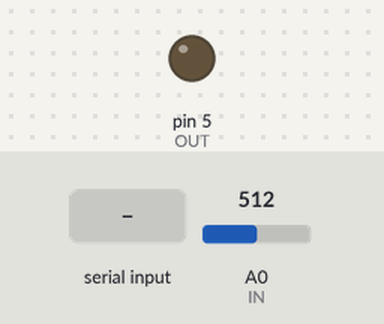
Recording of a sketch running on a simulated Arduino Uno, built with avr-gcc and run on an emulated ATmega328P. Shown: output pins drawn as LEDs (lit = HIGH). Inputs (shaded band) come from the test bench; at power-on: A0 (IN) = 512. What the sketch prints to the serial monitor is not drawn.

Above: at 1.2 s.
1.3 s: byte 30 received over Serial
At 2.5 s:
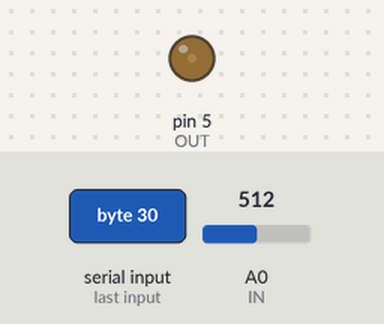
2.8 s: byte 90 received over Serial
At 4.0 s:
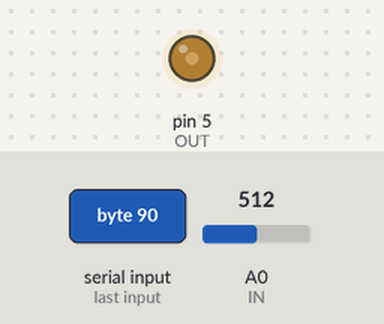
Timing chart, 0 to 5.8 s (numbered marks = the images above; inputs shaded):
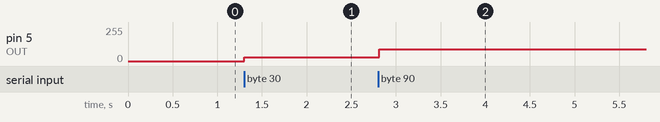

Measured:
- after the input at 1.3 s, pin 5 (OUT): 0/255 → 30/255 at once
- after the input at 2.8 s, pin 5 (OUT): 30/255 → 90/255 at once

The sketch:

control_iluminacion.ino
```cpp
#define OUT 5
#define IN A0
int out = 0;
byte in = 0;

void setup() {
  pinMode(OUT, OUTPUT);             // preparar output
  analogWrite(OUT,0);
  Serial.begin(9600);               // inicializar puerto serial
}

void loop() {
  out = analogRead(IN);             // leer del pin A0 como
  out = map(out, 0, 1023, 0, 255);  // escalar para obtener formato uint8 (0-255)
  Serial.write(out);                // enviar datos en ASCII
  if(Serial.available()){           // leer del serie si hay datos
    in = Serial.read();             // escribir en el OUT
    analogWrite(OUT, in);
  }
  delay(10);    // esperar para estabilizar el conversor
}
```
